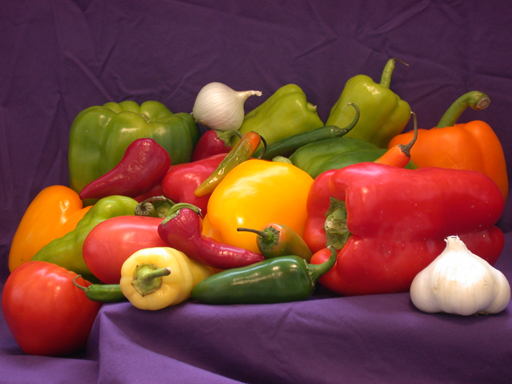
#> input picture peppers.png, 512 x 384 px
$ python imgProc.py   (Python 2 division)   (older library calls are emulated)
#> lines starting #> are read from the running program, lines starting #| are printed output that depends on the picture
#> further down, img is the input picture: shape (384, 512, 3); mean R, G, B 120.8, 66.4, 57.6
# -*- coding: utf-8 -*-
"""
Created on Mon Mar 06 18:53:08 2017

@author: nieka
"""

import cv2
import scipy.io as sc_io
import skimage.io as sk_io
from scipy import signal
import numpy as np
import matplotlib.pyplot as plt


def convTri(I, *arg):
    if len(I.shape) >2:
        h, w, n_dim = I.shape
#> h = 384; w = 512; n_dim = 3
    else:
        h, w = I.shape
        n_dim = 1
    J = np.empty_like(I)
    J_cv = np.empty_like(I)
    if len(arg) < 2:
        s = 1
        r = arg[0]
    else:
        r = arg[0]
        s = arg[1]
    if r<=1:
        p = 12 / r / (r + 2) - 2
        f = np.array([1, p, 1]) * 1. / (2 + p)
        r = 1
    else:
        f = range(1, r + 1) + [r + 1] + range(1, r + 1)[::-1]
        f = np.array(f, dtype=np.single) / (r + 1) ** 2
    f.shape = 1, -1
    if n_dim > 1:
        for nd in range(n_dim):
            I_d = np.pad(I[:,:,nd], r, mode='symmetric')

            J1 = signal.fftconvolve(I_d, f.T, mode='valid')
            J2 = signal.fftconvolve(J1, f, mode='valid')
            J[:,:,nd] = J2

            I_d_cv = cv2.copyMakeBorder(I[:,:,nd], r,r,r,r,cv2.BORDER_REFLECT)
            J1_cv = cv2.filter2D(I_d_cv, -1, f)
            J2_cv = cv2.filter2D(J1_cv, -1, f.T)
            J_cv[:,:,nd] = J2_cv[r:-r,r:-r]
#> this loop made 3 passes
#> pass 1, in convTri, `I_d = np.pad(I[:,:,nd], r, mode='symmetric')`:
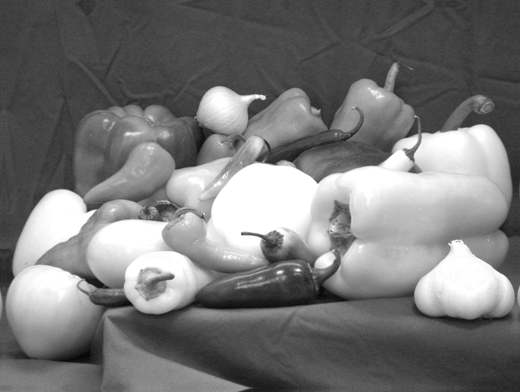
#> I_d: shape (392, 520) float32; min 0.0196, max 1, mean 0.467
#> pass 1, in convTri, `J2 = signal.fftconvolve(J1, f, mode='valid')`:
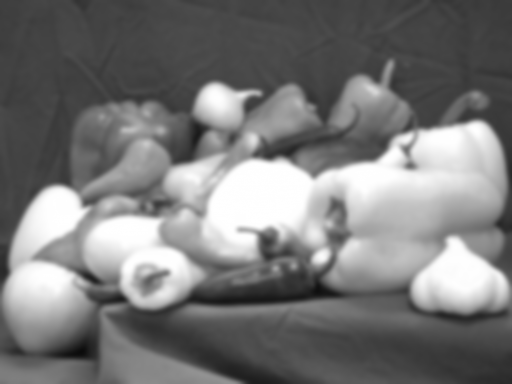
#> J2: shape (384, 512) float32; min 0.0455, max 1, mean 0.474
#> after the loop:
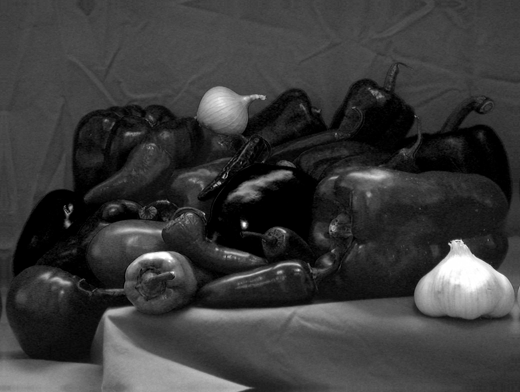
#> I_d: shape (392, 520) float32; min 0, max 1, mean 0.228
#> after the loop:
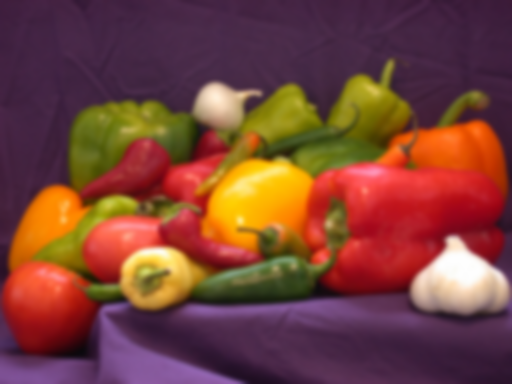
#> J: shape (384, 512, 3) float32; mean R, G, B 0.474, 0.26, 0.226; drawn with min black and max white
#> after the loop:
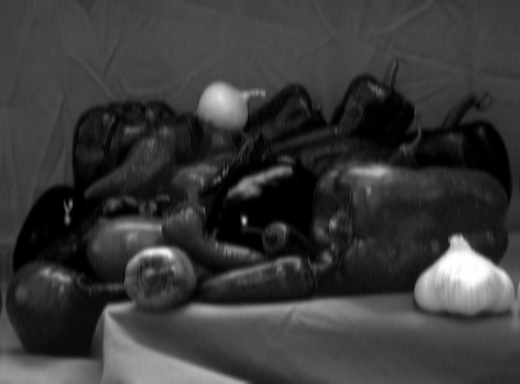
#> J1: shape (384, 520) float32; min -1.05e-07, max 1, mean 0.226; drawn with min black and max white

    else:
        I_d = np.pad(I, r, mode='symmetric')
        J1 = signal.fftconvolve(I_d, f.T, mode='valid')
        J2 = signal.fftconvolve(J1, f, mode='valid')
        J = J2

        I_d_cv = cv2.copyMakeBorder(I, r,r,r,r,cv2.BORDER_REFLECT)
        J1_cv = cv2.filter2D(I_d_cv, -1, f)
        J2_cv = cv2.filter2D(J1_cv, -1, f.T)
        J_cv = J2_cv[r:-r, r:-r]

    if s > 1:
        t = np.int(np.floor(s * 1. / 2) + 1)
        J = J[(t - 1):(J.shape[0]-s+t):s, (t - 1):(J.shape[1]-s+t):s]
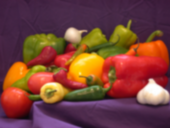
#> J: shape (128, 170, 3) float32; mean R, G, B 0.474, 0.261, 0.226; drawn with min black and max white
        J_cv = J_cv[(t - 1):(J_cv.shape[0]-s+t):s, (t - 1):(J_cv.shape[1]-s+t):s]
#> J_cv: shape (128, 170, 3) float32
    return J, J_cv


if __name__ == '__main__':
    r = 4
    s = 3


    img = sk_io.imread('peppers.png')

    I = img.astype(np.single)
    I = I / 255
    J, J_cv = convTri(I, r, s)


    plt.imshow(J_cv)
    plt.colorbar()
    plt.show()
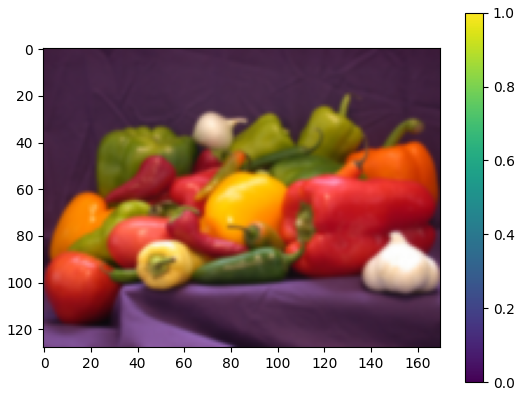
#> figure drawn by matplotlib, 2 panels

    print np.abs(J_cv - J).max()
#| 3.5762787e-07

$ run again, with 15505.jpg saved as peppers.png
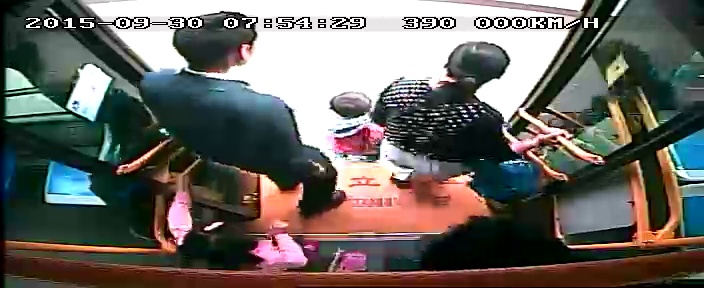
#> input picture 15505.jpg, 704 x 288 px
#> img is the input picture: shape (288, 704, 3); mean R, G, B 105, 101.5, 96.5
#> after the loop in convTri, `for nd in range(n_dim):`:
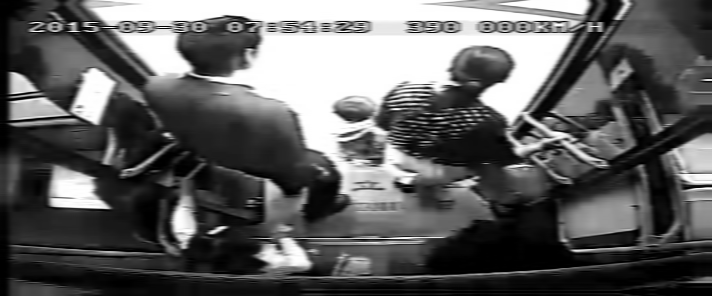
#> J1_cv: shape (296, 712) float32; min 0, max 1, mean 0.377
#> `plt.show()`:
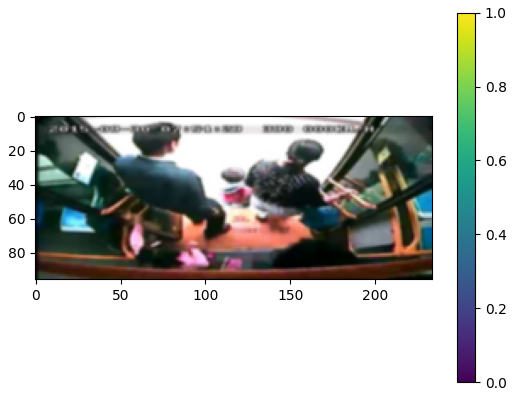
#> figure drawn by matplotlib, 2 panels
#| 4.172325e-07

$ run again, with 21949.jpg saved as peppers.png
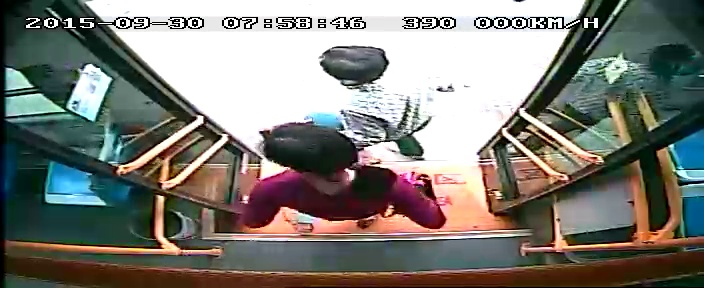
#> input picture 21949.jpg, 704 x 288 px
#> img is the input picture: shape (288, 704, 3); mean R, G, B 125.6, 124.9, 118.4
#> after the loop in convTri, `for nd in range(n_dim):`:
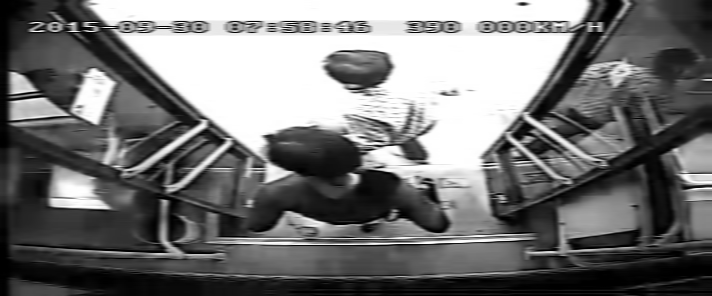
#> J1_cv: shape (296, 712) float32; min 0, max 1, mean 0.46
#> `plt.show()`:
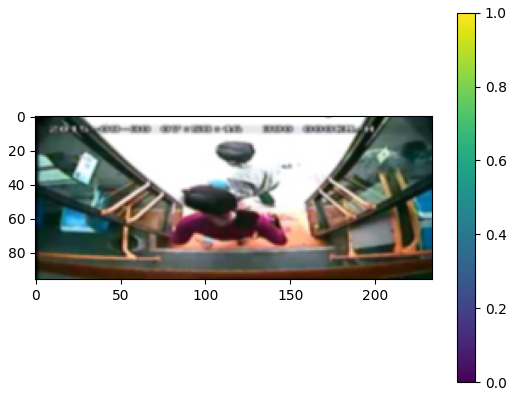
#> figure drawn by matplotlib, 2 panels
#| 4.172325e-07

$ run again, with 505.jpg saved as peppers.png
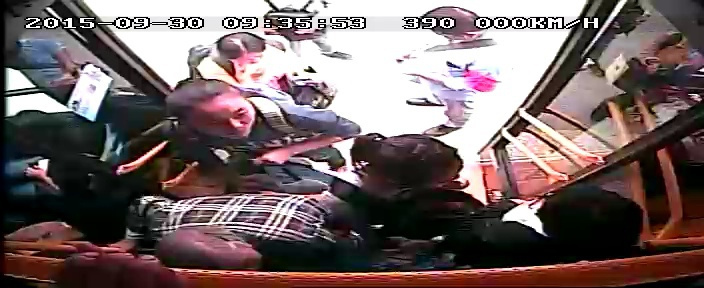
#> input picture 505.jpg, 704 x 288 px
#> img is the input picture: shape (288, 704, 3); mean R, G, B 115.9, 100.2, 100.4
#> `plt.show()`:
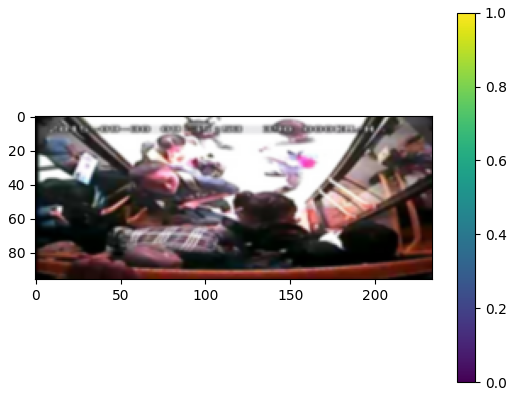
#> figure drawn by matplotlib, 2 panels
#| 4.172325e-07
